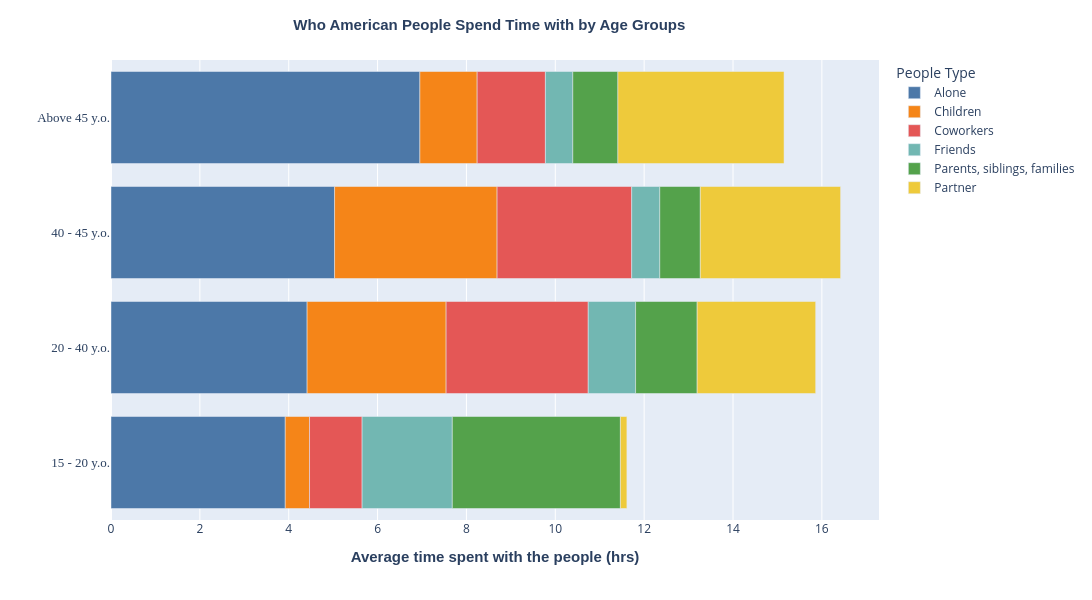

Notebook source saved alongside this figure:
### Code cell
# Try stacked bar chart with Plotly: Plotly take in wide-format, not just long format
# print(df1_agegrp_long.head(20))

the_df = df1_agegrp_long.drop(['Entity','Code','Year','Time mins'], axis=1)
# print(the_df.head(50))

# first need to aggregate data
oh = the_df.groupby(['Age Group','People Type']).mean().reset_index()

fig = px.bar(oh, x='Time hrs', y='Age Group', color='People Type',
             color_discrete_sequence=px.colors.qualitative.T10,
             custom_data = ['People Type'])

fig.update_layout(
    width = 1100,
    height=600,
    xaxis_title={
        'text': '<b>Average time spent with the people (hrs)</b>',
        'font': {'size': 15, 'family': 'Arial'}
    },
    yaxis_title='',
    title={'text':'<b>Who American People Spend Time with by Age Groups </b>',
                'font':{'size': 15, 'family': 'Arial'}
    },
    yaxis={'tickfont':{'size': 13, 'family': 'Arial Black'}},  # to bold yaxis label, use 'font name'+ Black as family in tickfont dict
    title_x=0.45, #ceneter the title to the middle, title_x btw 0 and 1
) # to bold font, use <b> </b> like HTML)

fig.update_traces(
    hovertemplate = '<i>With <b>%{customdata[0]}</b></i>'+'<br><b>%{x:.2f} hrs</b><br><extra></extra>'
)
fig.show()

### Figure 1 — Plotly figure (JSON) as saved in the notebook; plotly's stock layout.template omitted (floating-point values rounded to 4 significant figures)
{"data": [{"alignmentgroup": "True", "customdata": [["Alone"], ["Alone"], ["Alone"], ["Alone"]], "hovertemplate": "<i>With <b>%{customdata[0]}</b></i><br><b>%{x:.2f} hrs</b><br><extra></extra>", "legendgroup": "Alone", "marker": {"color": "#4C78A8", "pattern": {"shape": ""}}, "name": "Alone", "offsetgroup": "Alone", "orientation": "h", "showlegend": true, "textposition": "auto", "x": [3.922, 4.414, 5.033, 6.952], "xaxis": "x", "y": ["15 - 20 y.o.", "20 - 40 y.o.", "40 - 45 y.o.", "Above 45 y.o."], "yaxis": "y", "type": "bar"}, {"alignmentgroup": "True", "customdata": [["Children"], ["Children"], ["Children"], ["Children"]], "hovertemplate": "<i>With <b>%{customdata[0]}</b></i><br><b>%{x:.2f} hrs</b><br><extra></extra>", "legendgroup": "Children", "marker": {"color": "#F58518", "pattern": {"shape": ""}}, "name": "Children", "offsetgroup": "Children", "orientation": "h", "showlegend": true, "textposition": "auto", "x": [0.5462, 3.128, 3.657, 1.289], "xaxis": "x", "y": ["15 - 20 y.o.", "20 - 40 y.o.", "40 - 45 y.o.", "Above 45 y.o."], "yaxis": "y", "type": "bar"}, {"alignmentgroup": "True", "customdata": [["Coworkers"], ["Coworkers"], ["Coworkers"], ["Coworkers"]], "hovertemplate": "<i>With <b>%{customdata[0]}</b></i><br><b>%{x:.2f} hrs</b><br><extra></extra>", "legendgroup": "Coworkers", "marker": {"color": "#E45756", "pattern": {"shape": ""}}, "name": "Coworkers", "offsetgroup": "Coworkers", "orientation": "h", "showlegend": true, "textposition": "auto", "x": [1.184, 3.199, 3.03, 1.537], "xaxis": "x", "y": ["15 - 20 y.o.", "20 - 40 y.o.", "40 - 45 y.o.", "Above 45 y.o."], "yaxis": "y", "type": "bar"}, {"alignmentgroup": "True", "customdata": [["Friends"], ["Friends"], ["Friends"], ["Friends"]], "hovertemplate": "<i>With <b>%{customdata[0]}</b></i><br><b>%{x:.2f} hrs</b><br><extra></extra>", "legendgroup": "Friends", "marker": {"color": "#72B7B2", "pattern": {"shape": ""}}, "name": "Friends", "offsetgroup": "Friends", "orientation": "h", "showlegend": true, "textposition": "auto", "x": [2.03, 1.065, 0.6324, 0.6163], "xaxis": "x", "y": ["15 - 20 y.o.", "20 - 40 y.o.", "40 - 45 y.o.", "Above 45 y.o."], "yaxis": "y", "type": "bar"}, {"alignmentgroup": "True", "customdata": [["Parents, siblings, families"], ["Parents, siblings, families"], ["Parents, siblings, families"], ["Parents, siblings, families"]], "hovertemplate": "<i>With <b>%{customdata[0]}</b></i><br><b>%{x:.2f} hrs</b><br><extra></extra>", "legendgroup": "Parents, siblings, families", "marker": {"color": "#54A24B", "pattern": {"shape": ""}}, "name": "Parents, siblings, families", "offsetgroup": "Parents, siblings, families", "orientation": "h", "showlegend": true, "textposition": "auto", "x": [3.783, 1.386, 0.9126, 1.015], "xaxis": "x", "y": ["15 - 20 y.o.", "20 - 40 y.o.", "40 - 45 y.o.", "Above 45 y.o."], "yaxis": "y", "type": "bar"}, {"alignmentgroup": "True", "customdata": [["Partner"], ["Partner"], ["Partner"], ["Partner"]], "hovertemplate": "<i>With <b>%{customdata[0]}</b></i><br><b>%{x:.2f} hrs</b><br><extra></extra>", "legendgroup": "Partner", "marker": {"color": "#EECA3B", "pattern": {"shape": ""}}, "name": "Partner", "offsetgroup": "Partner", "orientation": "h", "showlegend": true, "textposition": "auto", "x": [0.146, 2.668, 3.157, 3.74], "xaxis": "x", "y": ["15 - 20 y.o.", "20 - 40 y.o.", "40 - 45 y.o.", "Above 45 y.o."], "yaxis": "y", "type": "bar"}], "layout": {"xaxis": {"anchor": "y", "domain": [0, 1], "title": {"text": "<b>Average time spent with the people (hrs)</b>", "font": {"size": 15, "family": "Arial"}}}, "yaxis": {"anchor": "x", "domain": [0, 1], "title": {"text": ""}, "tickfont": {"size": 13, "family": "Arial Black"}}, "legend": {"title": {"text": "People Type"}, "tracegroupgap": 0}, "margin": {"t": 60}, "barmode": "relative", "title": {"font": {"size": 15, "family": "Arial"}, "text": "<b>Who American People Spend Time with by Age Groups </b>", "x": 0.45}, "width": 1100, "height": 600}}
